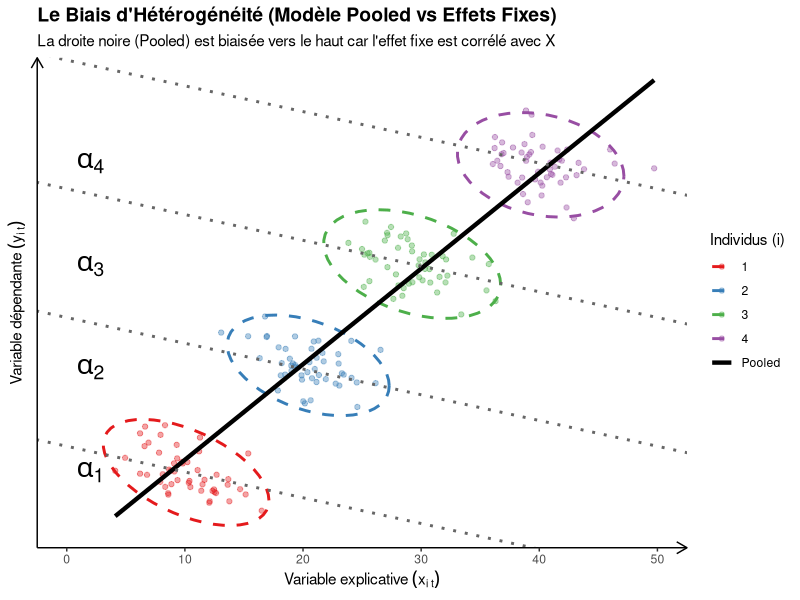

The R script that drew this image:
func_graph <- function(){
  # Création des données ---------------------------------------------------
  set.seed(123) 
  N <- 4       # 4 individus
  T_obs <- 50  # 50 observations par individu pour dessiner de belles ellipses
  
  df <- expand.grid(t = 1:T_obs, i = as.factor(1:N))
  
  # Définition des paramètres théoriques
  alpha_i <- c(10, 20, 30, 40) # Effets fixes par individus (hétérogénéité)
  beta_true <- -0.2             # Pente identique pour tous les individus
  
  df$alpha <- alpha_i[as.numeric(df$i)]
  
  # Corrélation positive entre l'effet fixe (alpha) et X
  # L'individu 1 a des X autour de 10, l'individu 4 a des X autour de 40.
  # Chaque individu est centré autour de son effet fixe
  mu_x_i <- c(10, 20, 30, 40) 
  df$mu_x <- mu_x_i[as.numeric(df$i)]
  
  # Génération des données
  df$x <- rnorm(nrow(df), mean = df$mu_x, sd = 3)
  df$epsilon <- rnorm(nrow(df), mean = 0, sd = 1.5)
  
  # Le vrai modèle de la population (Effets Fixes)
  df$y <- df$alpha + beta_true * df$x + df$epsilon
  
  
  # Création du graphique ---------------------------------------------------
  # On calcule le centre Y de chaque groupe pour placer les étiquettes alpha
  y_centers <- alpha_i + beta_true * mu_x_i
  
  # 1. On définit une palette unique qui gère TOUT (Les individus + la ligne Pooled)
  # Les codes hexadécimaux correspondent à la palette "Set1"
  vector_colors <- c("1" = "#E41A1C", "2" = "#377EB8", "3" = "#4DAF4A", "4" = "#984EA3", "Pooled" = "black")
  
  # 2. Le graphique corrigé
  graph <- 
    ggplot2::ggplot(df, ggplot2::aes(x = x, y = y)) +
    ggplot2::geom_point(ggplot2::aes(color = i), alpha = 0.4, size = 1.5) +
    # B. Les ellipses autour de chaque individu
    ggplot2::stat_ellipse(ggplot2::aes(color = i), type = "norm", linetype = "dashed", linewidth = 1) +
    # C. Le modèle POOLED
    ggplot2::geom_smooth(ggplot2::aes(color = "Pooled"), method = "lm", se = FALSE, linewidth = 1.5, formula = y~x) +
    # D. Les VRAIES pentes (Effets Fixes) 
    ggplot2::geom_abline(intercept = alpha_i, slope = beta_true, color = "gray40", linetype = "dotted", linewidth = 1) +
    # E. Annotations des alpha
    ggplot2::annotate("text", x = 2, y = y_centers, 
                      label = paste0("alpha[", 1:4, "]"), parse = TRUE, size = 7, fontface = "bold") +
    ggplot2::labs(
      title = "Le Biais d'Hétérogénéité (Modèle Pooled vs Effets Fixes)",
      subtitle = "La droite noire (Pooled) est biaisée vers le haut car l'effet fixe est corrélé avec X",
      x = expression(paste("Variable explicative ", (x[i~t]))),
      y = expression(paste("Variable dépendante ", (y[i~t]))),
      color = "Individus (i)" 
    ) +
    ggplot2::scale_color_manual(values = vector_colors) +
    ggplot2::coord_cartesian(xlim = c(0, 50)) + 
    ggplot2::theme_classic() +
    ggplot2::theme(
      plot.title = ggplot2::element_text(face = "bold", size = 14),
      legend.position = "right",        
      axis.text.y = ggplot2::element_blank(),   
      axis.ticks.y = ggplot2::element_blank(),
      axis.line.y = ggplot2::element_line(arrow = grid::arrow(length = ggplot2::unit(0.3, "cm"), ends = "last")),
      axis.line.x = ggplot2::element_line(arrow = grid::arrow(length = ggplot2::unit(0.3, "cm"), ends = "last"))
    )
  
  print(graph)
}

func_graph()

rm(func_graph)
